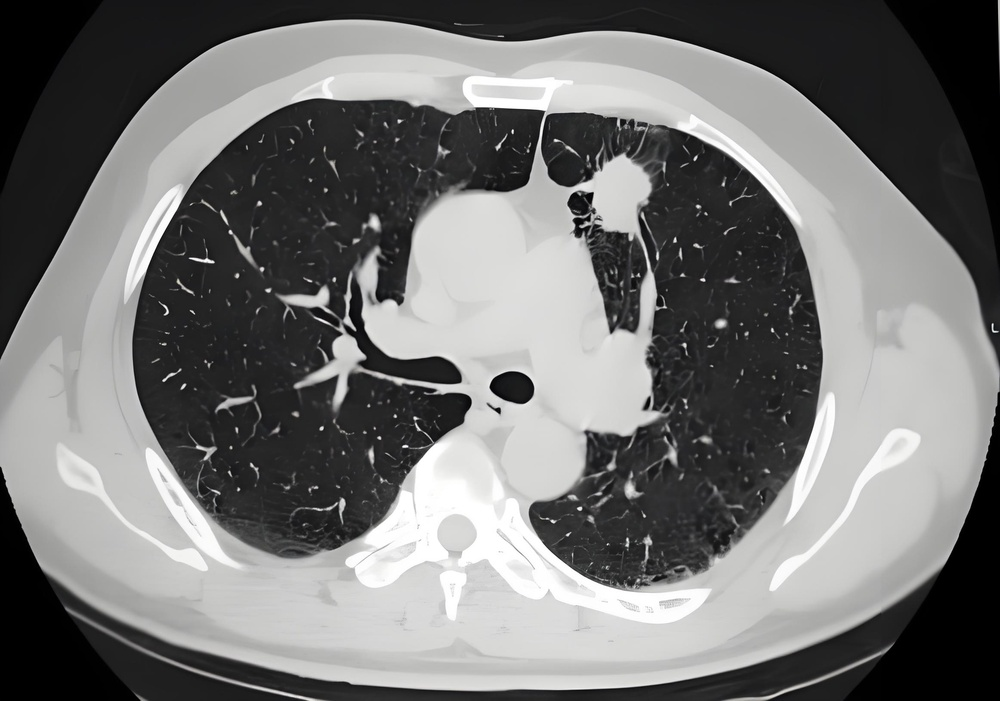
#> input picture homework3-t1/imgs/CT-image.jpg, 1000 x 701 px, shrunk from 2324 x 1628 before the run
$ python segment.py
#> lines starting #> are read from the running program, lines starting #| are printed output that depends on the picture; after the words box and inside, x2 and y2 are one past the last pixel; in counts of white or black regions, pixels touching at a corner belong together
import cv2
import numpy as np
import os

'''
- 功能：实现多种阈值分割方法
- 输入：灰度图片路径
- 输出：不同方法的分割结果
- 备注：包含自适应迭代阈值和OTSU方法
'''

def adaptive_iterative_threshold(image, max_iter=1000, tolerance=1):
    """
    自适应迭代阈值分割
    :param image: 输入图像
    :param max_iter: 最大迭代次数
    :param tolerance: 收敛阈值
    :return: 分割阈值
    """
    # 初始化阈值为图像的平均灰度值
    threshold = np.mean(image)

    for _ in range(max_iter):
        # 根据当前阈值将图像分为前景和背景
        foreground = image[image > threshold]
        background = image[image <= threshold]

        # 计算新的阈值
        new_threshold = (np.mean(foreground) + np.mean(background)) / 2

        # 检查是否收敛
        if abs(new_threshold - threshold) < tolerance:
            break

        threshold = new_threshold

    return threshold

def apply_threshold(image, threshold):
    """
    应用阈值进行分割
    :param image: 输入图像
    :param threshold: 阈值
    :return: 分割后的二值图像
    """
    return (image > threshold).astype(np.uint8) * 255

def main():
    # 读取灰度图片
    input_path = 'imgs/CT-image.jpg'
    # input_path = 'imgs/highlight15.png'
    # input_path = 'imgs/sugarcane_seedling.jpg'
    # input_path = 'imgs/gray_sugarcane_seedling.jpg'

    # 确保输入文件存在
    if not os.path.exists(input_path):
        print(f"错误：找不到输入文件 {input_path}")
        return

    # 获取图片文件名（不含扩展名）
    image_name = os.path.splitext(os.path.basename(input_path))[0]

    # 创建results文件夹（如果不存在）
    if not os.path.exists('results'):
        os.makedirs('results')

    # 为当前图片创建结果目录
    result_dir = os.path.join('results', image_name)
    if not os.path.exists(result_dir):
        os.makedirs(result_dir)

    # 读取图片
    img = cv2.imread(input_path, cv2.IMREAD_GRAYSCALE)
#> img: shape (701, 1000); min 0, max 255, mean 115.7

    # 1. 自适应迭代阈值分割
    adaptive_threshold = adaptive_iterative_threshold(img)
#> in adaptive_iterative_threshold, `threshold = np.mean(image)`: threshold = 115.7
#> the loop in adaptive_iterative_threshold, `for _ in range(max_iter):` made 1 pass
#> new_threshold on pass 1: 115.2
#> adaptive_threshold = 115.7
    adaptive_result = apply_threshold(img, adaptive_threshold)
#> in apply_threshold, `return (image > threshold).astype(np.uint8) * 255`:
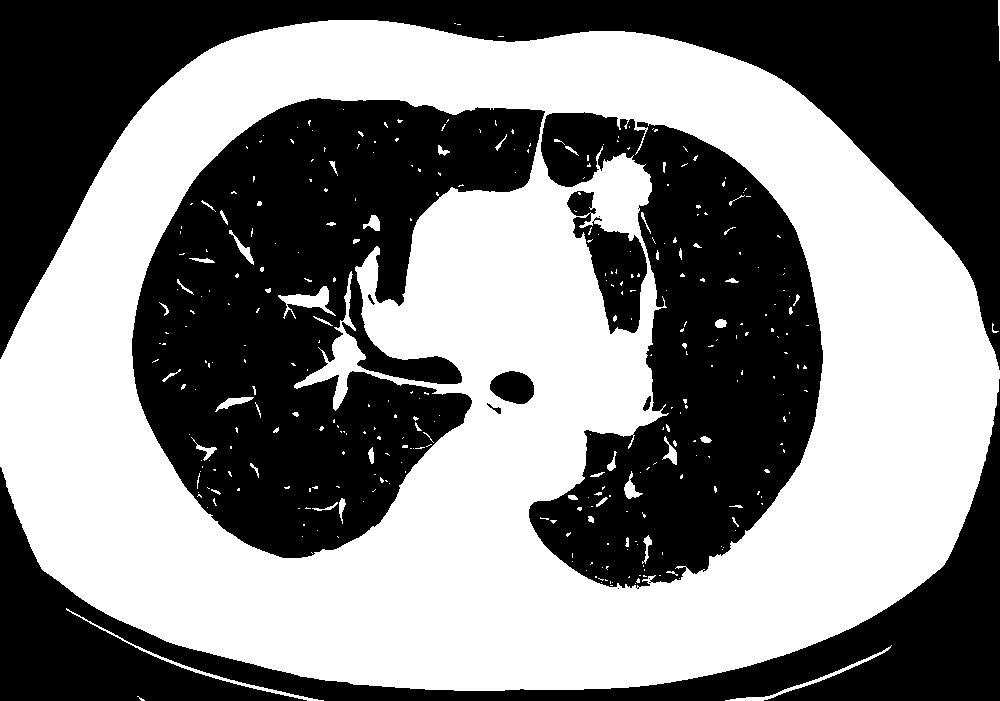
#> returned value: shape (701, 1000); 50.3% white; 12 black regions (3 under 20 px), largest, box (x1, y1, x2, y2) and area: (132, 98, 545, 558) 109434, (0, 0, 1000, 370) 99063, (529, 112, 823, 589) 76976
    adaptive_path = os.path.join(result_dir, 'adaptive_threshold.jpg')
    cv2.imwrite(adaptive_path, adaptive_result)
    print(f"自适应迭代阈值分割结果已保存到：{adaptive_path}")
    print(f"阈值为：{adaptive_threshold:.2f}")
#| 阈值为：115.73

    # 2. OTSU方法
    otsu_threshold, otsu_result = cv2.threshold(img, 0, 255, cv2.THRESH_BINARY + cv2.THRESH_OTSU)
#> otsu_threshold = 115
    otsu_path = os.path.join(result_dir, 'otsu_threshold.jpg')
    cv2.imwrite(otsu_path, otsu_result)
    print(f"OTSU分割结果已保存到：{otsu_path}")
    print(f"阈值为：{otsu_threshold}")
#| 阈值为：115.0

    # 3. 简单全局阈值（作为对比）
    _, global_result = cv2.threshold(img, 127, 255, cv2.THRESH_BINARY)
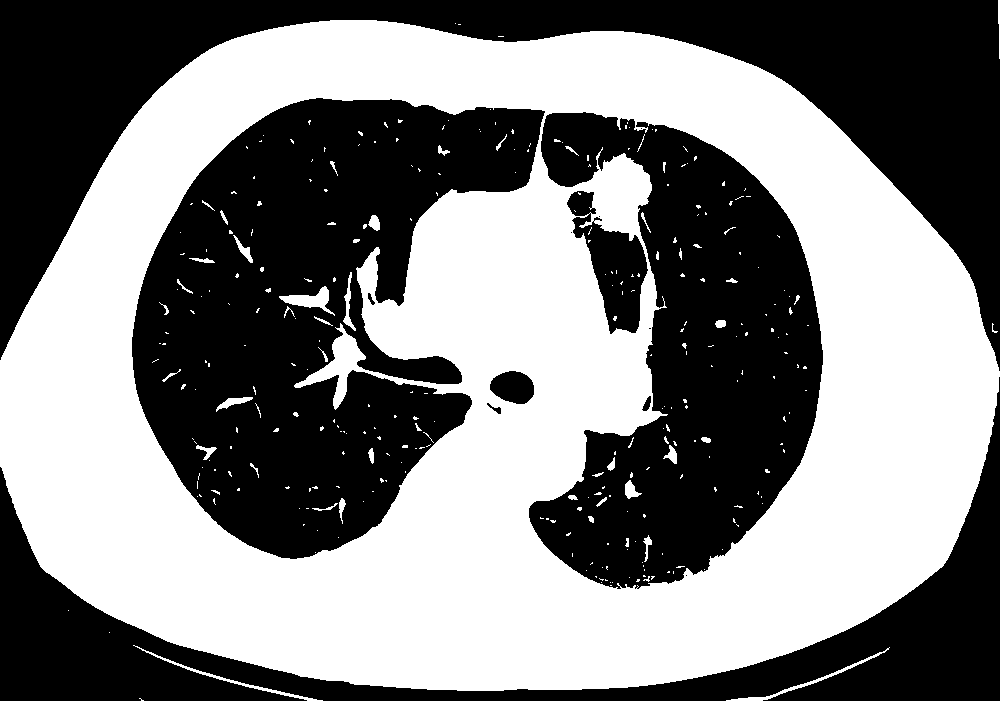
#> global_result: shape (701, 1000); 50% white; 316 white regions (265 under 20 px), largest, box (x1, y1, x2, y2) and area: (0, 20, 1000, 691) 344249, (279, 286, 335, 316) 598, (133, 645, 323, 701) 525
    global_path = os.path.join(result_dir, 'global_threshold.jpg')
    cv2.imwrite(global_path, global_result)
    print(f"全局阈值分割结果已保存到：{global_path}")

if __name__ == "__main__":
    main()

$ run again, with homework3-t1/imgs/sugarcane_seedling.jpg copied over homework3-t1/imgs/CT-image.jpg
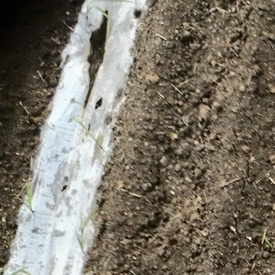
#> input picture homework3-t1/imgs/sugarcane_seedling.jpg, 275 x 275 px, shrunk from 640 x 640 before the run
#> in main, `img = cv2.imread(input_path, cv2.IMREAD_GRAYSCALE)`:
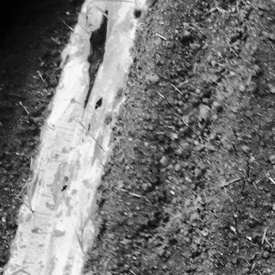
#> img: shape (275, 275); min 1, max 253, mean 117.6
#> in adaptive_iterative_threshold, `threshold = np.mean(image)`: threshold = 117.6
#> the loop in adaptive_iterative_threshold, `for _ in range(max_iter):` made 6 passes
#> (new_threshold, threshold) on passes 1 to 5: (124.7, 124.7), (129, 129), (132, 132), (133.1, 133.1), (134.2, 134.2)
#> adaptive_threshold = 134.2
#| 阈值为：134.19
#> otsu_result: shape (275, 275); 34.6% white; 745 white regions (694 under 20 px), largest, box (x1, y1, x2, y2) and area: (0, 0, 167, 275) 20634, (216, 75, 245, 100) 243, (182, 194, 204, 221) 229
#> otsu_threshold = 135
#| 阈值为：135.0
#> in main, `_, global_result = cv2.threshold(img, 127, 255, cv2.THRESH_BINARY)`:
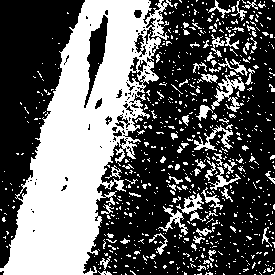
#> global_result: shape (275, 275); 38.2% white; 722 white regions (652 under 20 px), largest, box (x1, y1, x2, y2) and area: (0, 0, 173, 275) 21690, (211, 71, 245, 112) 482, (194, 125, 233, 151) 316
